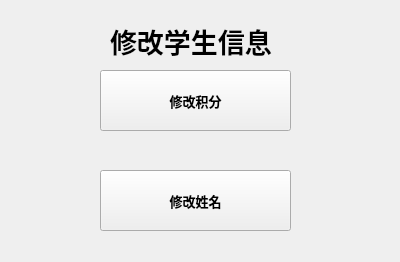
<?xml version="1.0" encoding="UTF-8"?>
<ui version="4.0">
 <class>Form</class>
 <widget class="QWidget" name="Form">
  <property name="geometry">
   <rect>
    <x>0</x>
    <y>0</y>
    <width>400</width>
    <height>262</height>
   </rect>
  </property>
  <property name="minimumSize">
   <size>
    <width>400</width>
    <height>262</height>
   </size>
  </property>
  <property name="maximumSize">
   <size>
    <width>400</width>
    <height>262</height>
   </size>
  </property>
  <property name="font">
   <font>
    <family>Microsoft YaHei UI</family>
   </font>
  </property>
  <property name="windowTitle">
   <string>Form</string>
  </property>
  <widget class="QPushButton" name="pushButton">
   <property name="geometry">
    <rect>
     <x>100</x>
     <y>70</y>
     <width>191</width>
     <height>61</height>
    </rect>
   </property>
   <property name="font">
    <font>
     <family>Microsoft YaHei UI</family>
     <pointsize>10</pointsize>
     <weight>75</weight>
     <bold>true</bold>
    </font>
   </property>
   <property name="text">
    <string>修改积分</string>
   </property>
  </widget>
  <widget class="QPushButton" name="pushButton_2">
   <property name="geometry">
    <rect>
     <x>100</x>
     <y>170</y>
     <width>191</width>
     <height>61</height>
    </rect>
   </property>
   <property name="font">
    <font>
     <family>Microsoft YaHei UI</family>
     <pointsize>10</pointsize>
     <weight>75</weight>
     <bold>true</bold>
    </font>
   </property>
   <property name="text">
    <string>修改姓名</string>
   </property>
  </widget>
  <widget class="QLabel" name="label">
   <property name="geometry">
    <rect>
     <x>110</x>
     <y>20</y>
     <width>171</width>
     <height>41</height>
    </rect>
   </property>
   <property name="font">
    <font>
     <family>Microsoft YaHei UI</family>
     <pointsize>20</pointsize>
     <weight>75</weight>
     <bold>true</bold>
    </font>
   </property>
   <property name="text">
    <string>修改学生信息</string>
   </property>
  </widget>
 </widget>
 <resources/>
 <connections/>
</ui>
